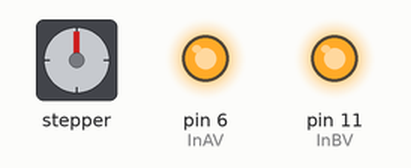
Bench run of a sketch on a simulated Arduino Uno, built with avr-gcc and run on an emulated ATmega328P. On the bench: stepper motor, output pins drawn as LEDs (lit = HIGH). Wiring (inferred from the names in the program): stepper motor (2048 steps per turn assumed): coils pin 2, pin 3, pin 4, pin 5. Pins used as bus, display or sensor lines are not drawn.

Above: at 10.0 s.
Timing chart, 0 to 11.5 s (numbered marks = the images above):
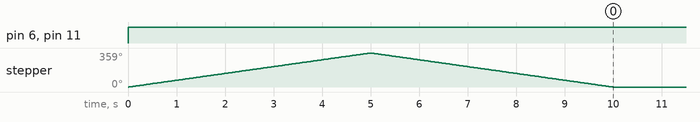

The sketch:

stepmortor_without_header_and_motor.ino
```cpp
//declare variables for the motor pins
int motorPin1 = 2;    // Blue   - 28BYJ48 pin 1
int motorPin2 = 3;    // Pink   - 28BYJ48 pin 2
int motorPin3 = 4;    // Yellow - 28BYJ48 pin 3
int motorPin4 = 5;    // Orange - 28BYJ48 pin 4
                        // Red    - 28BYJ48 pin 5 (VCC)
//768번이 360도, 48step, 기어비 1:16

//모터A in & 속도
int InA1 = 7;
int InA2 = 8;
int InAV = 6;

//모터B in & 속도
int InB1 = 9;
int InB2 = 10;
int InBV = 11;

int motorSpeed = 1200;  //variable to set stepper speed
int count = 0;          // count of steps made
int countsperrev = 512; // number of steps per full revolution
int lookup[8] = {B01000, B01100, B00100, B00110, B00010, B00011, B00001, B01001};

//////////////////////////////////////////////////////////////////////////////
void setup() {
  //declare the motor pins as outputs
  pinMode(motorPin1, OUTPUT);
  pinMode(motorPin2, OUTPUT);
  pinMode(motorPin3, OUTPUT);
  pinMode(motorPin4, OUTPUT);
  Serial.begin(9600);
}

//////////////////////////////////////////////////////////////////////////////
  void loop(){
  bothMotorStart();
  while(count<1024){
    if(count < countsperrev )
      clockwise();
    else if (count == countsperrev * 2)
      count = 0;
    else
      anticlockwise();
    count++;
  }

  delay(1000);
  turnLeft();
  delay(1000);
  turnRight();
  delay(1000);
  motorA_Rotation();
  delay(1000);
  motorB_Rotation();
  delay(1000);
  motorA_Reverse();
  delay(1000);
  motorB_Reverse();
  delay(1000);
  stopAllMotor();
  delay(1000);

  }

//////////////////////////////////////////////////////////////////////////////
//set pins to ULN2003 high in sequence from 1 to 4
//delay "motorSpeed" between each pin setting (to determine speed)
//모터A,B 정회전
void bothMotorStart()
{
    digitalWrite(InA1,HIGH);
    digitalWrite(InA2,LOW);
    digitalWrite(InB1,HIGH);
    digitalWrite(InB2,LOW);
    analogWrite(InAV, 255);
    analogWrite(InBV, 255);
}

//모터A,B Stop
void stopAllMotor()
{
    digitalWrite(InA1,LOW);
    digitalWrite(InA2,LOW);
    digitalWrite(InB1,LOW);
    digitalWrite(InB2,LOW);
    analogWrite(InAV, 255);
    analogWrite(InBV, 255);
}

//모터A 역회전, 모터B 정회전
void turnLeft()
{
    digitalWrite(InA1,LOW);
    digitalWrite(InA2,HIGH);
    digitalWrite(InB1,HIGH);
    digitalWrite(InB2,LOW);
    analogWrite(InAV, 255);
    analogWrite(InBV, 255);
}

//모터A 정회전, 모터B 역회전
void turnRight()
{
    digitalWrite(InA1,HIGH);
    digitalWrite(InA2,LOW);
    digitalWrite(InB1,LOW);
    digitalWrite(InB2,HIGH);
    analogWrite(InAV, 255);
    analogWrite(InBV, 255);
}

//모터A 정회전, 모터B Stop
void motorA_Rotation()
{
    digitalWrite(InA1,HIGH);
    digitalWrite(InA2,LOW);
    digitalWrite(InB1,LOW);
    digitalWrite(InB2,LOW);
    analogWrite(InAV, 255);
    analogWrite(InBV, 255);
}

//모터A Stop, 모터B 정회전
void motorB_Rotation()
{
    digitalWrite(InA1,LOW);
    digitalWrite(InA2,LOW);
    digitalWrite(InB1,HIGH);
    digitalWrite(InB2,LOW);
    analogWrite(InAV, 255);
    analogWrite(InBV, 255);
}

//모터A 역회전, 모터B Stop
void motorA_Reverse()
{
    digitalWrite(InA1,LOW);
    digitalWrite(InA2,HIGH);
    digitalWrite(InB1,LOW);
    digitalWrite(InB2,LOW);
}

//모터A Stop, 모터B 역회전
void motorB_Reverse()
{
    digitalWrite(InA1,LOW);
    digitalWrite(InA2,LOW);
    digitalWrite(InB1,LOW);
    digitalWrite(InB2,HIGH);
    analogWrite(InAV, 255);
    analogWrite(InBV, 255);
}
void anticlockwise()
{
  for(int i = 0; i < 8; i++)
  {
    setOutput(i);
    delayMicroseconds(motorSpeed);
  }
}

void clockwise()
{
  for(int i = 7; i >= 0; i--)
  {
    setOutput(i);
    delayMicroseconds(motorSpeed);
  }
}

void setOutput(int out)
{
  digitalWrite(motorPin1, bitRead(lookup[out], 0));
  digitalWrite(motorPin2, bitRead(lookup[out], 1));
  digitalWrite(motorPin3, bitRead(lookup[out], 2));
  digitalWrite(motorPin4, bitRead(lookup[out], 3));
}
```

Measured:
- by itself, pin 6 (InAV), pin 11 (InBV): LOW → HIGH at 0.00 s
- by itself, stepper: turns 359° clockwise in 5.0 s, then 359° counter-clockwise in 5.0 s
